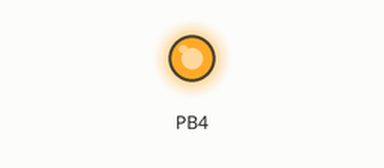
The program below on a simulated ATtiny25, built with avr-gcc and emulated at 1 MHz. Parts: output pins drawn as LEDs (lit = HIGH). Pins used as bus, display or sensor lines are not drawn.

Above: at 0.1 s.
Timing chart, 0 to 1.6 s (numbered marks = the images above):
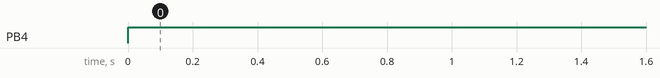

The program:

main.c
```c
/*
 * main.c
 */

#include <avr/io.h>
#include <avr/cpufunc.h>
#include <avr/interrupt.h>
#include <util/delay.h>

#include "nRF24L01.h"

/* ATtiny25 */
#define SCK PB2
#define MISO PB1
#define MOSI PB0
#define SS PB3
#define CSN SS

int init_spi() {
	/* Define directions for port pins */
	DDRB |= _BV(MISO) | _BV(SCK) | _BV(SS);
	DDRB &= ~_BV(MOSI);
	_NOP();
	PORTB = _BV(MOSI);

	// USICR – USI Control Register
	// USISIE – Start Condition Interrupt Enable
	// USIOIE – Counter Overflow Interrupt Enable
	// USIWM1 – Wire Mode
	// USIWM0 – Wire Mode
	// USICS1 – Clock Source Select
	// USICS0 – Clock Source Select
	// USICLK – Clock Strobe
	// USITC –  Toggle Clock Port Pin
	USICR |= _BV(USIOIE);
	USICR |= (_BV(USIWM1)*0) | _BV(USIWM0); // Three-wire mode
	USICR |= _BV(USICS1) | (_BV(USICS0)*0) | _BV(USICLK); //

	USISR |= _BV(USIOIF);


	// USISR – USI Status Register

	// USIBR – USI Buffer Register

	// USIDR – USI Data Register

	_NOP();
	PORTB |= _BV(CSN);
//	PORTB |= _BV(CE);

//	// Enable 'Clear Timer on Compare match' and init prescaler.
//	TCCR0A = (1<<WGM01) | TC0_PS_SETTING;
//	// Init Output Compare Register.
//	OCR0A = TC0_COMPARE_VALUE;

	return 1;
}

uint8_t spi_send(uint8_t byte) {
	USIDR = byte;
	USISR = _BV(USIOIF);

	while((USISR & _BV(USIOIF)) == 0) {
		USICR |= _BV(USITC);
	}

	return USIDR;
}

uint8_t get_reg(uint8_t reg) {
	_delay_us(10);
	PORTB &= ~_BV(CSN);
	_delay_us(10);
	spi_send(R_REGISTER + reg);
	_delay_us(10);
	reg = spi_send(NOP);
	_delay_us(10);
	PORTB |= _BV(CSN);
	return reg;
}

void set_reg(uint8_t reg, uint8_t package) {
	_delay_us(10);
	PORTB &= ~_BV(CSN);
	_delay_us(10);
	spi_send(W_REGISTER + reg);
	_delay_us(10);
	spi_send(package);
	_delay_us(10);
	PORTB |= _BV(CSN);
}


int main(void) {
	init_spi();

	DDRB |= _BV(PB4);
	_NOP();

	while(1) {
		if (get_reg(STATUS) == 0x0E) {
			PORTB &= ~_BV(PB4);
		} else {
			PORTB |= _BV(PB4);
		}

		_delay_ms(500);
	}

	return 0;
}
```

nRF24L01.h
```c
/*
 * nRF24L01.h
 */

// Instructions
#define R_REGISTER 0b00000000 // 1-5 LSB
#define W_REGISTER 0b00100000 // 1-5 LSB
#define R_RX_PAYLOAD 0b01100001
#define W_TX_PAYLOAD 0b10100000
#define FLUSH_TX 0b11100001
#define FLUSH_RX 0b11100010
#define REUSE_TX_PL 0b11100011
#define NOP 0b11111111

// Registers
#define CONFIG 0x00
#define EN_AA 0x01
#define EN_RXADDR 0x02
#define SETUP_AW 0x03
#define SETUP_RETR 0x04
#define RF_CH 0x05
#define RF_SETUP 0x06
#define STATUS 0x07
#define OBSERVE_TX 0x08
#define CD 0x09
#define RX_ADDR_P0 0x0A
#define RX_ADDR_P1 0x0B
#define RX_ADDR_P2 0x0C
#define RX_ADDR_P3 0x0D
#define RX_ADDR_P4 0x0E
#define RX_ADDR_P5 0x0F
#define TX_ADDR 0x10
#define RX_PW_P0 0x11
#define RX_PW_P1 0x12
```

Measured:
- by itself, PB4: LOW → HIGH at 0.00 s
